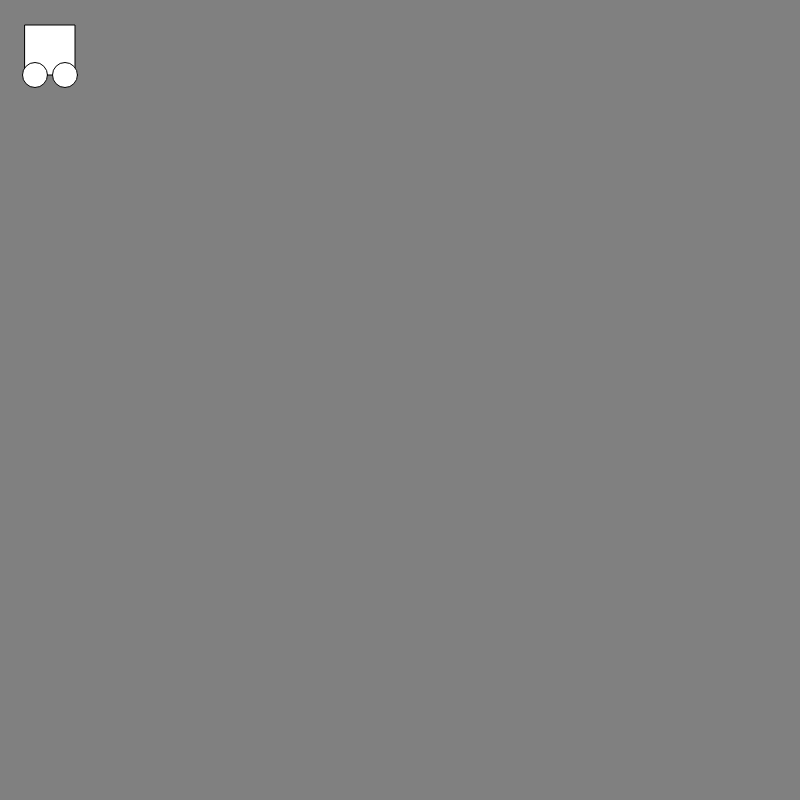
Frame 1 (no input)
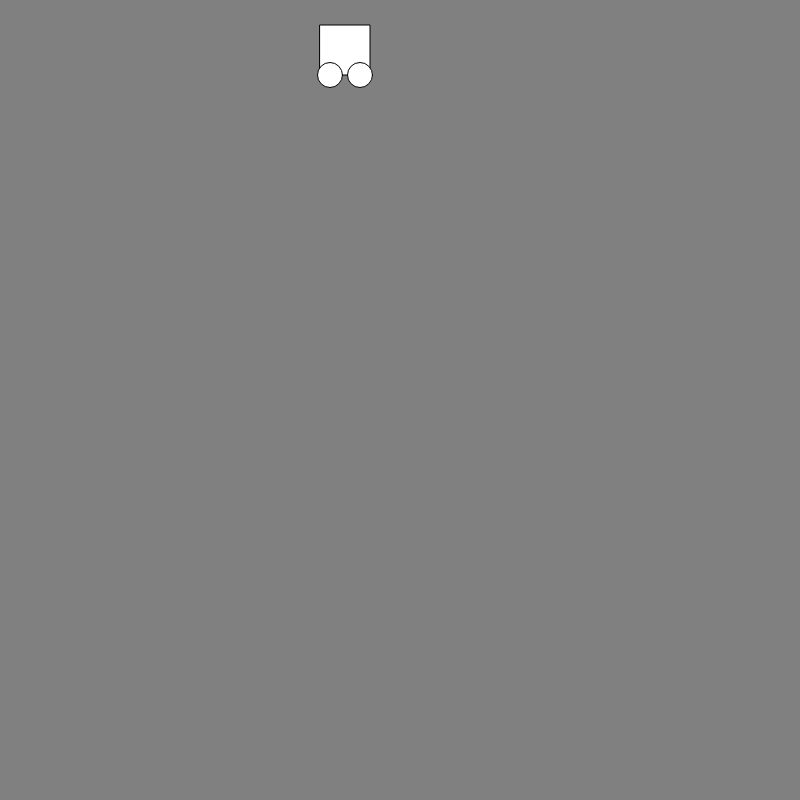
Frame 60 (no input)
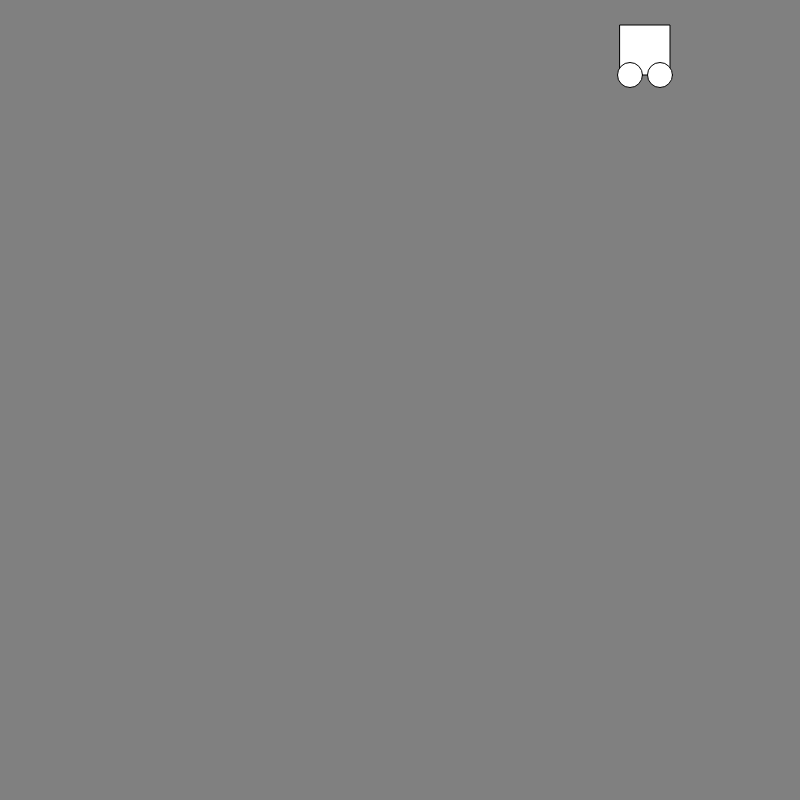
Frame 120 (the mouse pressed at the canvas centre since frame 60)

The p5.js sketch that drew these frames (run headless with seeded random() and noise() and a simulated clock; from frame 60 on, the mouse is pressed at the canvas centre):

// p5.js sketch
// ── sketch.js
var x = 0;

function setup() {
  // put setup code here
  createCanvas(800, 800);
  rectMode(CENTER) ;
  ellipseMode(CENTER) ;
}

function draw() {
  // put drawing code here

  background("grey");

  push() ;
  translate(x, 0);
  makeCovid();
  x = x + 5;
  if (x > width) {
    x = -100
  }
  pop() ;
}

function makeCovid() {
  rect(50, 50, 50, 50);
  ellipse(35, 75, 25, 25);
  ellipse(65, 75, 25, 25);

}
